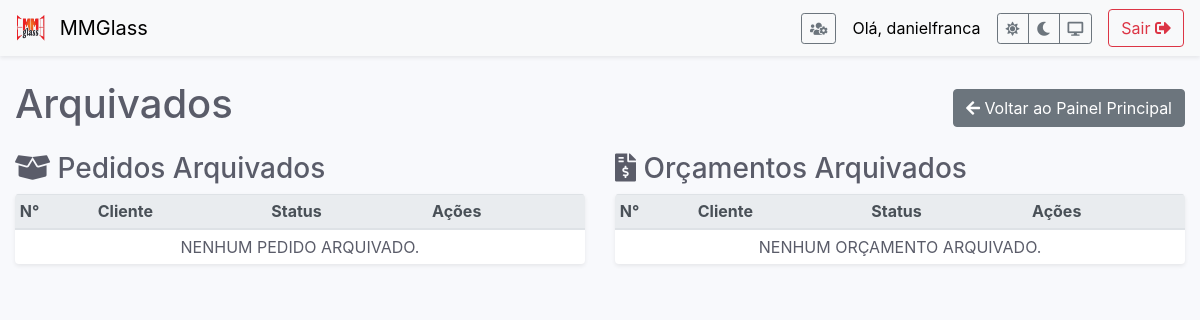
Before: /arquivados (signed in) with the older database file.
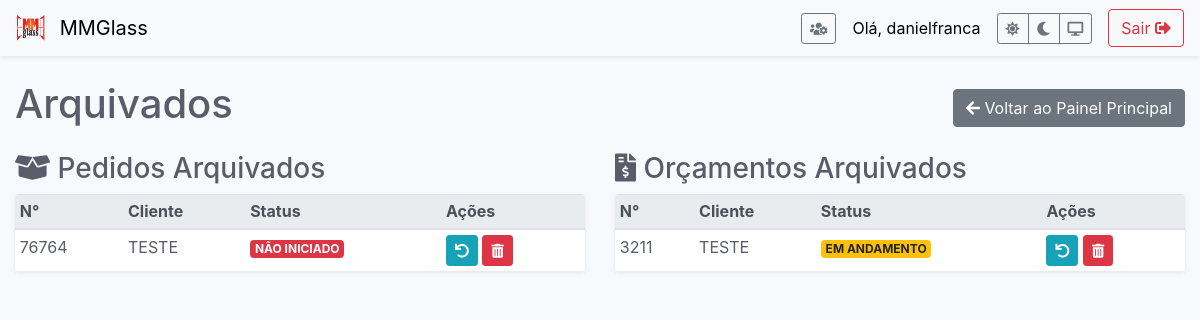
After: the same page with the newer database file.
### app.py (models this page shows)
class User(db.Model, UserMixin):
    id = db.Column(db.Integer, primary_key=True)
    username = db.Column(db.String(150), unique=True, nullable=False)
    password_hash = db.Column(db.String(150), nullable=False)
    is_admin = db.Column(db.Boolean, default=False, nullable=False)

class Entrada(db.Model):
    id = db.Column(db.Integer, primary_key=True)
    tipo = db.Column(db.String(50), nullable=False)
    numero_pedido = db.Column(db.Integer, unique=True, nullable=False)
    data_registro = db.Column(db.DateTime, nullable=False, default=datetime.utcnow)
    cliente = db.Column(db.String(100), nullable=False)
    status = db.Column(db.String(50), nullable=False, default='Não iniciado')
    descricao = db.Column(db.Text, nullable=False)
    observacoes = db.Column(db.Text, nullable=True)
    arquivado = db.Column(db.Boolean, default=False, nullable=False)
    anexos = db.relationship('Anexo', backref='entrada', lazy=True, cascade="all, delete-orphan")

### app.py (the view)
@app.route('/arquivados')
@login_required
def pedidos_arquivados():
    search_query = request.args.get('q', '')
    selected_status = request.args.get('status', '')
    pedidos_arquivados_query = Entrada.query.filter_by(tipo='Pedido', arquivado=True)
    orcamentos_arquivados_query = Entrada.query.filter_by(tipo='Orçamento', arquivado=True)
    pedidos = pedidos_arquivados_query.order_by(Entrada.data_registro.desc()).all()
    orcamentos = orcamentos_arquivados_query.order_by(Entrada.data_registro.desc()).all()
    return render_template('pedidos_arquivados.html', pedidos=pedidos, orcamentos=orcamentos,
                           search_query=search_query, selected_status=selected_status)

### app.py (called while the page is built)
@login_manager.user_loader
def load_user(user_id):
    return User.query.get(int(user_id))

### templates/pedidos_arquivados.html
{% extends 'base.html' %}
{% block content %}
    <div class="d-flex justify-content-between align-items-center mb-3">
        <h1>Arquivados</h1>
        <a href="{{ url_for('index') }}" class="btn btn-secondary"><i class="fas fa-arrow-left"></i> Voltar ao Painel Principal</a>
    </div>
    <div class="row">
        <div class="col-lg-6">
            <h3><i class="fas fa-box-open"></i> Pedidos Arquivados</h3>
            <table class="table table-hover table-sm shadow-sm rounded table-uppercase">
                <thead class="thead-light">
                    <tr>
                        <th>N°</th>
                        <th>Cliente</th>
                        <th>Status</th>
                        <th>Ações</th>
                    </tr>
                </thead>
                <tbody>
                    {% for entrada in pedidos %}
                    <tr>
                        <td>{{ entrada.numero_pedido }}</td>
                        <td>{{ entrada.cliente }}</td>
                        <td>
                            {% set status_color = 'secondary' %}
                            {% if entrada.status == 'Concluído' %}{% set status_color = 'success' %}
                            {% elif entrada.status == 'Em andamento' %}{% set status_color = 'warning' %}
                            {% elif entrada.status == 'Não iniciado' %}{% set status_color = 'danger' %}{% endif %}
                            <span class="badge badge-{{ status_color }}">{{ entrada.status }}</span>
                        </td>
                        <td>
                            <form action="{{ url_for('desarquivar_entrada', id=entrada.id) }}" method="post" style="display: inline;">
                                <button type="submit" class="btn btn-sm btn-info" title="Restaurar Pedido">
                                    <i class="fas fa-undo"></i>
                                </button>
                            </form>
                             <form action="{{ url_for('excluir_entrada', id=entrada.id) }}" method="post" style="display: inline;" onsubmit="return confirm('ATENÇÃO: Exclusão permanente! Tem a certeza?');">
                                <button type="submit" class="btn btn-sm btn-danger" title="Excluir Permanentemente">
                                    <i class="fas fa-trash-alt"></i>
                                </button>
                            </form>
                        </td>
                    </tr>
                    {% else %}
                    <tr><td colspan="4" class="text-center">Nenhum pedido arquivado.</td></tr>
                    {% endfor %}
                </tbody>
            </table>
        </div>
        <div class="col-lg-6">
            <h3><i class="fas fa-file-invoice-dollar"></i> Orçamentos Arquivados</h3>
            <table class="table table-hover table-sm shadow-sm rounded table-uppercase">
                <thead class="thead-light">
                    <tr>
                        <th>N°</th>
                        <th>Cliente</th>
                        <th>Status</th>
                        <th>Ações</th>
                    </tr>
                </thead>
                <tbody>
                    {% for entrada in orcamentos %}
                    <tr>
                        <td>{{ entrada.numero_pedido }}</td>
                        <td>{{ entrada.cliente }}</td>
                        <td>
                            {% set status_color = 'secondary' %}
                            {% if entrada.status == 'Concluído' %}{% set status_color = 'success' %}
                            {% elif entrada.status == 'Em andamento' %}{% set status_color = 'warning' %}
                            {% elif entrada.status == 'Não iniciado' %}{% set status_color = 'danger' %}{% endif %}
                            <span class="badge badge-{{ status_color }}">{{ entrada.status }}</span>
                        </td>
                        <td>
                            <form action="{{ url_for('desarquivar_entrada', id=entrada.id) }}" method="post" style="display: inline;">
                                <button type="submit" class="btn btn-sm btn-info" title="Restaurar Orçamento">
                                    <i class="fas fa-undo"></i>
                                </button>
                            </form>
                             <form action="{{ url_for('excluir_entrada', id=entrada.id) }}" method="post" style="display: inline;" onsubmit="return confirm('ATENÇÃO: Exclusão permanente! Tem a certeza?');">
                                <button type="submit" class="btn btn-sm btn-danger" title="Excluir Permanentemente">
                                    <i class="fas fa-trash-alt"></i>
                                </button>
                            </form>
                        </td>
                    </tr>
                    {% else %}
                    <tr><td colspan="4" class="text-center">Nenhum orçamento arquivado.</td></tr>
                    {% endfor %}
                </tbody>
            </table>
        </div>
    </div>
{% endblock %}

### templates/base.html (shortened to what this page needs)
<!doctype html>
<html lang="pt" data-theme="light">
<head>
    <link rel="stylesheet" href="https://stackpath.bootstrapcdn.com/bootstrap/4.5.2/css/bootstrap.min.css">
    <link rel="stylesheet" href="https://cdnjs.cloudflare.com/ajax/libs/font-awesome/5.15.4/css/all.min.css">
</head>
<body>
    <nav class="navbar navbar-light mb-4 shadow-sm">
        <a class="navbar-brand" href="{{ url_for('index') }}">
            <img src="{{ url_for('static', filename='images/logo.png') }}" width="30" height="30" class="d-inline-block align-top mr-2" alt="Logo MMGlass">
            MMGlass
        </a>
        <div class="d-flex align-items-center">
            {% if current_user.is_authenticated %}
                {% if current_user.is_admin %}
                <a href="{{ url_for('gerir_usuarios') }}" class="btn btn-outline-secondary btn-sm mr-3" title="Gerir Utilizadores">
                    <i class="fas fa-users-cog"></i>
                </a>
                {% endif %}
                <span class="navbar-text mr-3">Olá, {{ current_user.username }}</span>
                <div class="btn-group btn-group-sm mr-3" role="group">
                    <button type="button" class="btn btn-outline-secondary" id="theme-light" title="Tema Claro"><i class="fas fa-sun"></i></button>
                    <button type="button" class="btn btn-outline-secondary" id="theme-dark" title="Tema Escuro"><i class="fas fa-moon"></i></button>
                    <button type="button" class="btn btn-outline-secondary" id="theme-auto" title="Tema do Sistema"><i class="fas fa-desktop"></i></button>
                </div>
                <a href="{{ url_for('logout') }}" class="btn btn-outline-danger">Sair <i class="fas fa-sign-out-alt"></i></a>
            {% endif %}
        </div>
    </nav>
    <div class="container-fluid">
        {% block content %}{% endblock %}
    </div>
</body>
</html>

### templates/base.html (style rules this page uses)
:root { --bg-color: #f8f9fc;--text-color: #5a5c69;--card-bg: #fff;--table-bg: #fff;--border-color: #e3e6f0;--navbar-bg: #f8f9fa; --navbar-text: #000;--dropdown-hover-bg: #f8f9fa; }
body { background-color: var(--bg-color); color: var(--text-color); transition: background-color 0.2s ease, color 0.2s ease; }
.table { background-color: var(--table-bg); color: var(--text-color); }
.table.rounded { overflow: hidden; }
.navbar { background-color: var(--navbar-bg) !important; }
.navbar-light .navbar-brand, .navbar-light .navbar-text { color: var(--navbar-text) !important; }
.table-uppercase td { text-transform: uppercase; }

Changed rows visible on the page:
added Entrada: numero_pedido "76764", cliente "TESTE", status "NÃO INICIADO", shown under "Pedidos Arquivados"
added Entrada: numero_pedido "3211", cliente "TESTE", status "EM ANDAMENTO", shown under "Orçamentos Arquivados"
Other visible differences:
text no longer shown: "NENHUM PEDIDO ARQUIVADO. NENHUM ORÇAMENTO ARQUIVADO."
